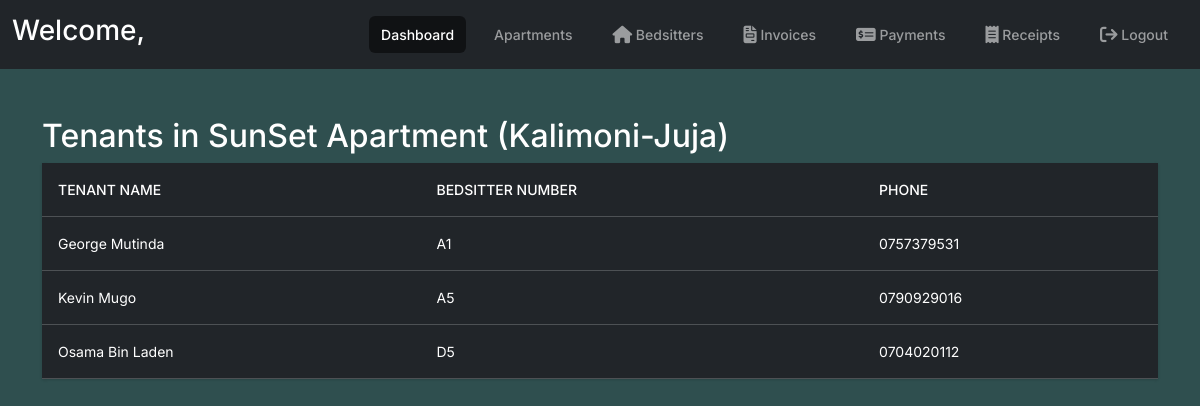
The app's page /tenantprofiles/apartment/1/ with its own data.
### portal/models.py (models this page shows, shortened)
class Apartment(models.Model):
    name = models.CharField(max_length=255)
    address = models.CharField(max_length=255)
    class Meta:
        verbose_name_plural = "Apartments"

class TenantProfile(models.Model):
    user = models.OneToOneField(User, on_delete=models.CASCADE)
    bedsitter = models.OneToOneField(Bedsitter, on_delete=models.SET_NULL, null=True, blank=True)
    phone = models.CharField(max_length=255)
    apartment = models.OneToOneField(Apartment, on_delete=models.CASCADE, null=True, blank=True)
    class Meta:
        verbose_name = "Tenant Profile"
        verbose_name_plural = "Tenant Profiles"

class Bedsitter(models.Model):
    apartment = models.ForeignKey(Apartment, related_name='bedsitters', on_delete=models.CASCADE)
    number = models.CharField(max_length=255, unique=True)
    class Meta:
        verbose_name_plural = "Bedsitters"

### portal/views.py (the view)
# urls.py: path('tenantprofiles/apartment/<int:apartment_id>/', views.tenantprofiles_by_apartment, name='tenantprofiles_by_apartment'),
def tenantprofiles_by_apartment(request, apartment_id):
    apartment = get_object_or_404(Apartment, id=apartment_id)
    tenants = TenantProfile.objects.filter(bedsitter__apartment=apartment).select_related('user', 'bedsitter')
    return render(request, 'portal/tenantprofiles_by_apartment.html', {'apartment': apartment, 'tenants': tenants})

### portal/templates/portal/tenantprofiles_by_apartment.html
{% extends "portal/base.html" %}
{% block content %}
<h2>Tenants in {{ apartment.name }} ({{ apartment.address }})</h2>
<table class="table table-dark table-hover">
    <thead>
        <tr>
            <th>Tenant Name</th>
            <th>Bedsitter Number</th>
            <th>Phone</th>
        </tr>
    </thead>
    <tbody>
    {% for tenant in tenants %}
        <tr>
            <td>{{ tenant.user.get_full_name|default:tenant.user.username }}</td>
            <td>{{ tenant.bedsitter.number }}</td>
            <td>{{ tenant.phone }}</td>
        </tr>
    {% endfor %}
    </tbody>
</table>
{% endblock %}

### records on screen
Apartment: name "SunSet Apartment", address "Kalimoni-Juja"
TenantProfile: user.get_full_name "George Mutinda", bedsitter.number "A1", phone "0757379531"
TenantProfile: user.get_full_name "Kevin Mugo", bedsitter.number "A5", phone "0790929016"
TenantProfile: user.get_full_name "Osama Bin Laden", bedsitter.number "D5", phone "0704020112"
